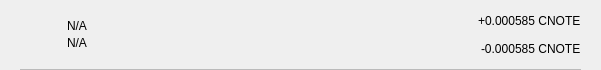
<?xml version="1.0" encoding="UTF-8"?>
<ui version="4.0">
 <class>TxRow</class>
 <widget class="QWidget" name="TxRow">
  <property name="geometry">
   <rect>
    <x>0</x>
    <y>0</y>
    <width>601</width>
    <height>70</height>
   </rect>
  </property>
  <property name="minimumSize">
   <size>
    <width>0</width>
    <height>40</height>
   </size>
  </property>
  <property name="windowTitle">
   <string>Form</string>
  </property>
  <layout class="QVBoxLayout" name="verticalLayout_3">
   <property name="spacing">
    <number>0</number>
   </property>
   <property name="leftMargin">
    <number>0</number>
   </property>
   <property name="topMargin">
    <number>0</number>
   </property>
   <property name="rightMargin">
    <number>0</number>
   </property>
   <property name="bottomMargin">
    <number>0</number>
   </property>
   <item>
    <widget class="QWidget" name="rowContainer" native="true">
     <layout class="QVBoxLayout" name="verticalLayout_2">
      <property name="spacing">
       <number>9</number>
      </property>
      <property name="leftMargin">
       <number>20</number>
      </property>
      <property name="topMargin">
       <number>9</number>
      </property>
      <property name="rightMargin">
       <number>20</number>
      </property>
      <property name="bottomMargin">
       <number>0</number>
      </property>
      <item>
       <widget class="QFrame" name="frame">
        <property name="styleSheet">
         <string notr="true">border:none;</string>
        </property>
        <property name="frameShape">
         <enum>QFrame::StyledPanel</enum>
        </property>
        <property name="frameShadow">
         <enum>QFrame::Raised</enum>
        </property>
        <layout class="QHBoxLayout" name="horizontalLayout" stretch="0,2,0">
         <property name="leftMargin">
          <number>0</number>
         </property>
         <property name="topMargin">
          <number>0</number>
         </property>
         <property name="rightMargin">
          <number>0</number>
         </property>
         <property name="bottomMargin">
          <number>0</number>
         </property>
         <item>
          <widget class="QPushButton" name="icon">
           <property name="focusPolicy">
            <enum>Qt::NoFocus</enum>
           </property>
           <property name="styleSheet">
            <string notr="true">border:none;</string>
           </property>
           <property name="text">
            <string/>
           </property>
           <property name="iconSize">
            <size>
             <width>28</width>
             <height>28</height>
            </size>
           </property>
          </widget>
         </item>
         <item>
          <layout class="QVBoxLayout" name="verticalLayout">
           <property name="spacing">
            <number>3</number>
           </property>
           <property name="leftMargin">
            <number>9</number>
           </property>
           <item>
            <widget class="QLabel" name="lblAddress">
             <property name="styleSheet">
              <string notr="true"/>
             </property>
             <property name="text">
              <string notr="true">N/A</string>
             </property>
             <property name="alignment">
              <set>Qt::AlignBottom|Qt::AlignLeading|Qt::AlignLeft</set>
             </property>
            </widget>
           </item>
           <item>
            <widget class="QLabel" name="lblDate">
             <property name="styleSheet">
              <string notr="true"/>
             </property>
             <property name="text">
              <string notr="true">N/A</string>
             </property>
             <property name="alignment">
              <set>Qt::AlignLeading|Qt::AlignLeft|Qt::AlignTop</set>
             </property>
            </widget>
           </item>
          </layout>
         </item>
         <item>
          <widget class="QWidget" name="containerAmounts" native="true">
           <property name="minimumSize">
            <size>
             <width>80</width>
             <height>0</height>
            </size>
           </property>
           <layout class="QVBoxLayout" name="verticalLayout_4">
            <property name="leftMargin">
             <number>0</number>
            </property>
            <property name="topMargin">
             <number>0</number>
            </property>
            <property name="rightMargin">
             <number>0</number>
            </property>
            <property name="bottomMargin">
             <number>0</number>
            </property>
            <item alignment="Qt::AlignRight">
             <widget class="QLabel" name="lblAmountTop">
              <property name="styleSheet">
               <string notr="true"/>
              </property>
              <property name="text">
               <string>+0.000585 CNOTE</string>
              </property>
             </widget>
            </item>
            <item alignment="Qt::AlignRight">
             <widget class="QLabel" name="lblAmountBottom">
              <property name="styleSheet">
               <string notr="true"/>
              </property>
              <property name="text">
               <string>-0.000585 CNOTE</string>
              </property>
             </widget>
            </item>
           </layout>
          </widget>
         </item>
        </layout>
       </widget>
      </item>
      <item>
       <widget class="QLabel" name="lblDivisory">
        <property name="minimumSize">
         <size>
          <width>0</width>
          <height>1</height>
         </size>
        </property>
        <property name="maximumSize">
         <size>
          <width>16777215</width>
          <height>1</height>
         </size>
        </property>
        <property name="styleSheet">
         <string notr="true">background-color:#bababa;</string>
        </property>
        <property name="text">
         <string/>
        </property>
        <property name="alignment">
         <set>Qt::AlignBottom|Qt::AlignLeading|Qt::AlignLeft</set>
        </property>
       </widget>
      </item>
     </layout>
    </widget>
   </item>
  </layout>
 </widget>
 <resources/>
 <connections/>
</ui>
